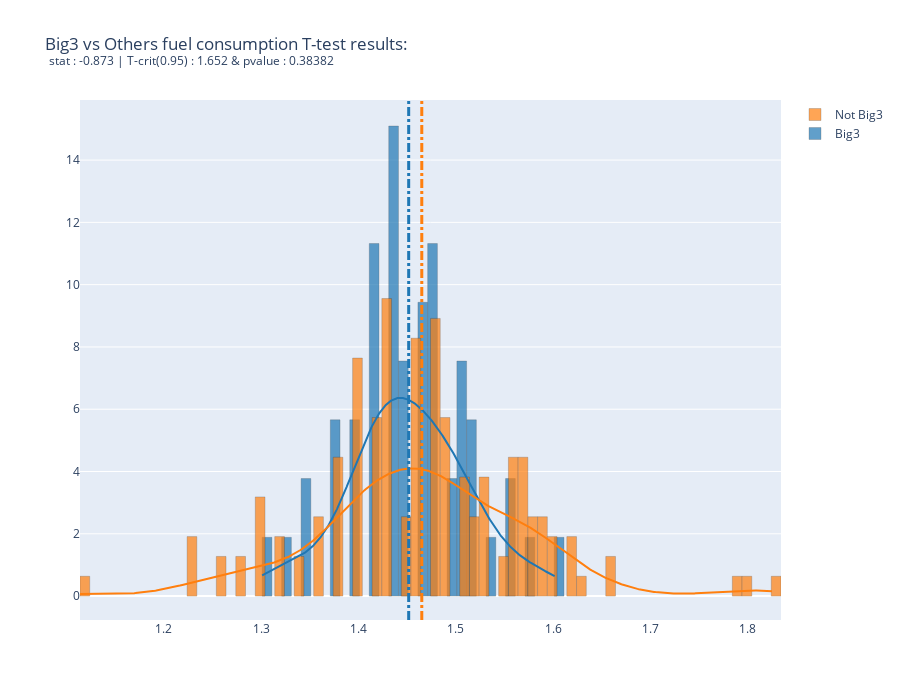

Notebook source saved alongside this figure:
### Markdown cell above
> ### Our hypotheses for the Big3 comparison:
>
> $H_0$ : The mean fuel consumption of the US Big3 automakers is not different then other automakers.
>
> $H_A$ : The mean fuel consumption of the US Big3 automakers is significantly different then other automakers.

### Code cell
big3 = auto_df[auto_df.make.isin(['buick', 'cadillac', 'chevrolet', 'chrysler', 'dodge', 'ford',  'gmc', 'jeep', 'lincoln'])]
not_big3 = auto_df[auto_df.make.isin([m for m in auto_df.make.unique().tolist() if m not in ('buick', 'cadillac', 'chevrolet', 'chrysler', 'dodge', 'ford',  'gmc', 'jeep', 'lincoln')])]
fig, results = compare_samples(big3,not_big3,labels=['Big3','Not Big3'],bin_size=.01)
fig.update_layout(
    title=f"""Big3 vs Others fuel consumption T-test results: <br>
<sup>stat : {results.statistic:0.3f} | T-crit(0.95) : {scipy.stats.t.ppf(0.95, results.df):0.3f} & pvalue : {results.pvalue:0.5f}</sup>""",
    height=700,
)
fig.show()

### Figure 1 — Plotly figure (JSON) as saved in the notebook; plotly's stock layout.template omitted (floating-point values rounded to 4 significant figures; data arrays with more than 128 entries replaced by an {"elided": "..."} marker saying what was removed)
{"data": [{"autobinx": false, "histnorm": "probability density", "legendgroup": "Big3", "marker": {"color": "rgb(31, 119, 180)", "colorscale": [[0, "#1F77B4"], [0.1111, "#FF7F0E"], [0.2222, "#2CA02C"], [0.3333, "#D62728"], [0.4444, "#9467BD"], [0.5556, "#8C564B"], [0.6667, "#E377C2"], [0.7778, "#7F7F7F"], [0.8889, "#BCBD22"], [1, "#17BECF"]], "line": {"color": "black", "width": 0.25}}, "name": "Big3", "opacity": 0.7, "type": "histogram", "x": [1.398, 1.519, 1.505, 1.505, 1.505, 1.431, 1.491, 1.462, 1.447, 1.477, 1.477, 1.415, 1.342, 1.531, 1.58, 1.602, 1.447, 1.462, 1.556, 1.398, 1.519, 1.431, 1.431, 1.431, 1.431, 1.431, 1.398, 1.38, 1.447, 1.556, 1.342, 1.431, 1.415, 1.462, 1.477, 1.415, 1.477, 1.477, 1.415, 1.38, 1.519, 1.447, 1.491, 1.477, 1.462, 1.415, 1.505, 1.301, 1.431, 1.38, 1.462, 1.415, 1.322], "xaxis": "x", "xbins": {"end": 1.602, "size": 0.01, "start": 1.301}, "yaxis": "y"}, {"autobinx": false, "histnorm": "probability density", "legendgroup": "Not Big3", "marker": {"color": "rgb(255, 127, 14)", "colorscale": [[0, "#1F77B4"], [0.1111, "#FF7F0E"], [0.2222, "#2CA02C"], [0.3333, "#D62728"], [0.4444, "#9467BD"], [0.5556, "#8C564B"], [0.6667, "#E377C2"], [0.7778, "#7F7F7F"], [0.8889, "#BCBD22"], [1, "#17BECF"]], "line": {"color": "black", "width": 0.25}}, "name": "Not Big3", "opacity": 0.7, "type": "histogram", "x": {"elided": "157 float values"}, "xaxis": "x", "xbins": {"end": 1.826, "size": 0.01, "start": 1.114}, "yaxis": "y"}, {"legendgroup": "Big3", "marker": {"color": "rgb(31, 119, 180)", "colorscale": [[0, "#1F77B4"], [0.1111, "#FF7F0E"], [0.2222, "#2CA02C"], [0.3333, "#D62728"], [0.4444, "#9467BD"], [0.5556, "#8C564B"], [0.6667, "#E377C2"], [0.7778, "#7F7F7F"], [0.8889, "#BCBD22"], [1, "#17BECF"]], "line": {"color": "black", "width": 0.25}}, "mode": "lines", "name": "Big3", "showlegend": false, "type": "scatter", "x": {"elided": "500 float values"}, "xaxis": "x", "y": {"elided": "500 float values"}, "yaxis": "y"}, {"legendgroup": "Not Big3", "marker": {"color": "rgb(255, 127, 14)", "colorscale": [[0, "#1F77B4"], [0.1111, "#FF7F0E"], [0.2222, "#2CA02C"], [0.3333, "#D62728"], [0.4444, "#9467BD"], [0.5556, "#8C564B"], [0.6667, "#E377C2"], [0.7778, "#7F7F7F"], [0.8889, "#BCBD22"], [1, "#17BECF"]], "line": {"color": "black", "width": 0.25}}, "mode": "lines", "name": "Not Big3", "showlegend": false, "type": "scatter", "x": {"elided": "500 float values"}, "xaxis": "x", "y": {"elided": "500 float values"}, "yaxis": "y"}], "layout": {"barmode": "overlay", "height": 700, "hovermode": "closest", "legend": {"traceorder": "reversed"}, "shapes": [{"line": {"color": "#1F77B4", "dash": "dashdot", "width": 3}, "type": "line", "x0": 1.452, "x1": 1.452, "xref": "x", "y0": 0, "y1": 1, "yref": "y domain"}, {"line": {"color": "#FF7F0E", "dash": "dashdot", "width": 3}, "type": "line", "x0": 1.465, "x1": 1.465, "xref": "x", "y0": 0, "y1": 1, "yref": "y domain"}], "title": {"text": "Big3 vs Others fuel consumption T-test results: <br>\n<sup>stat : -0.873 | T-crit(0.95) : 1.652 & pvalue : 0.38382</sup>"}, "xaxis": {"anchor": "y2", "domain": [0, 1], "zeroline": false}, "yaxis": {"anchor": "free", "domain": [0, 1], "position": 0}}}
